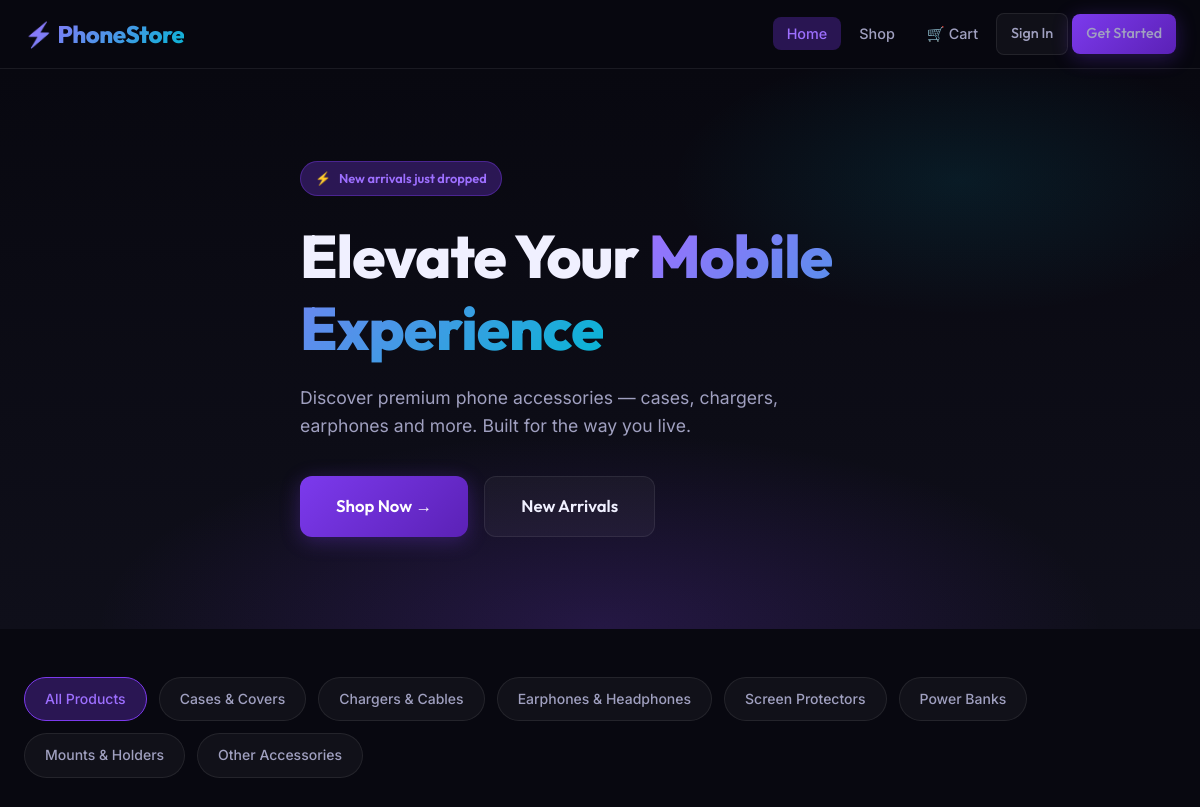
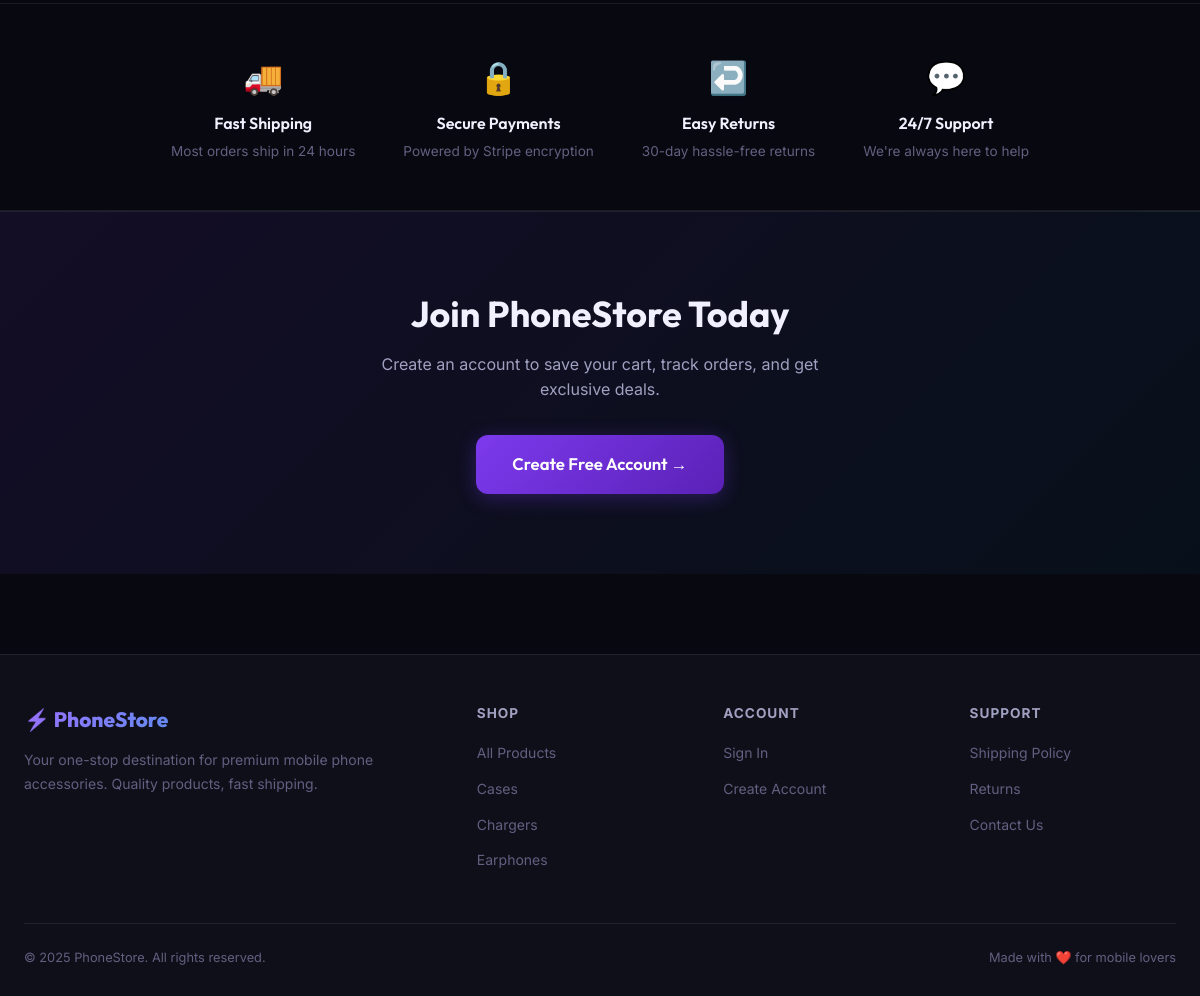
The page / on the database its author committed (2 pictures, top to bottom).
### app/models.py (models this page shows, shortened)
class Category(db.Model):
    __tablename__ = 'categories'
    id = db.Column(db.Integer, primary_key=True)
    name = db.Column(db.String(100), unique=True, nullable=False)
    products = db.relationship('Product', backref='category', lazy=True)

### app/store/routes.py (the view)
@store_bp.route('/')
def home():
    featured = Product.query.filter_by(is_featured=True, is_active=True).limit(8).all()
    categories = Category.query.all()
    new_arrivals = Product.query.filter_by(is_active=True).order_by(Product.created_at.desc()).limit(8).all()
    return render_template('store/home.html',
                           featured=featured,
                           categories=categories,
                           new_arrivals=new_arrivals)

### app/templates/store/home.html (shortened to what this page needs)
{% extends "base.html" %}
{% block content %}
<section class="hero">
  <div class="hero-bg"></div>
  <div class="container">
    <div class="hero-content">
      <div class="hero-eyebrow">
        <span>⚡</span> New arrivals just dropped
      </div>
      <h1>
        Elevate Your
        <span class="hero-gradient-text">Mobile Experience</span>
      </h1>
      <p>Discover premium phone accessories — cases, chargers, earphones and more. Built for the way you live.</p>
      <div class="hero-actions">
        <a href="{{ url_for('store.products') }}" class="btn btn-primary btn-lg">Shop Now →</a>
        <a href="{{ url_for('store.products') }}?sort=newest" class="btn btn-secondary btn-lg">New Arrivals</a>
      </div>
    </div>
  </div>
</section>
<section class="section" style="padding-top: 48px; padding-bottom: 0;">
  <div class="container">
    <div class="category-grid">
      <a href="{{ url_for('store.products') }}" class="category-pill active">All Products</a>
      {% for cat in categories %}
        <a href="{{ url_for('store.products') }}?category={{ cat.id }}" class="category-pill">{{ cat.name }}</a>
      {% endfor %}
    </div>
  </div>
</section>
<section style="padding: 48px 0; border-top: 1px solid var(--border); border-bottom: 1px solid var(--border);">
  <div class="container">
    <div style="display:flex;justify-content:center;gap:48px;flex-wrap:wrap;text-align:center;">
      {% for icon, title, desc in [
          ('🚚', 'Fast Shipping', 'Most orders ship in 24 hours'),
          ('🔒', 'Secure Payments', 'Powered by Stripe encryption'),
          ('↩️', 'Easy Returns', '30-day hassle-free returns'),
          ('💬', '24/7 Support', 'We\'re always here to help')
      ] %}
      <div>
        <div style="font-size:2rem;margin-bottom:8px;">{{ icon }}</div>
        <div style="font-family:'Outfit',sans-serif;font-weight:600;margin-bottom:4px;">{{ title }}</div>
        <div style="font-size:0.85rem;color:var(--text-muted);">{{ desc }}</div>
      </div>
      {% endfor %}
    </div>
  </div>
</section>
{% if not current_user.is_authenticated %}
<section style="padding: 80px 24px; text-align:center; background: linear-gradient(135deg, rgba(124,58,237,0.1), rgba(6,182,212,0.05)); border-top: 1px solid var(--border);">
  <div class="container">
    <h2 style="font-size:clamp(1.6rem,3vw,2.4rem);margin-bottom:16px;">Join PhoneStore Today</h2>
    <p style="color:var(--text-secondary);max-width:480px;margin:0 auto 32px;">Create an account to save your cart, track orders, and get exclusive deals.</p>
    <a href="{{ url_for('auth.register') }}" class="btn btn-primary btn-lg">Create Free Account →</a>
  </div>
</section>
{% endif %}
{% endblock %}

### app/templates/base.html (shortened to what this page needs)
<!DOCTYPE html>
<html lang="en">
<head>
  <link rel="stylesheet" href="{{ url_for('static', filename='css/style.css') }}" />
</head>
<body>
<nav class="navbar" role="navigation" aria-label="Main navigation">
  <div class="navbar-inner">
    <a href="{{ url_for('store.home') }}" class="navbar-brand">⚡ PhoneStore</a>
    <ul class="navbar-nav" id="navbar-nav">
      <li><a href="{{ url_for('store.home') }}" {% if request.endpoint == 'store.home' %}class="active"{% endif %}>Home</a></li>
      <li><a href="{{ url_for('store.products') }}" {% if request.endpoint == 'store.products' %}class="active"{% endif %}>Shop</a></li>
      {% if current_user.is_authenticated %}
        <li>
          <a href="{{ url_for('store.cart') }}" class="cart-link">
            🛒 Cart
            {% set cart_count = current_user.cart_items | length %}
            <span id="cart-count" class="cart-badge" style="{{ 'display:none' if cart_count == 0 else '' }}">{{ cart_count }}</span>
          </a>
        </li>
        <li><a href="{{ url_for('store.orders') }}">My Orders</a></li>
        {% if current_user.is_admin %}
          <li><a href="{{ url_for('admin.dashboard') }}" class="btn btn-outline btn-sm">⚙️ Admin</a></li>
        {% endif %}
        <li><a href="{{ url_for('auth.logout') }}" class="btn btn-secondary btn-sm">Sign Out</a></li>
      {% else %}
        <li>
          <a href="{{ url_for('store.cart') }}" class="cart-link">
            🛒 Cart
          </a>
        </li>
        <li><a href="{{ url_for('auth.login') }}" class="btn btn-secondary btn-sm">Sign In</a></li>
        <li><a href="{{ url_for('auth.register') }}" class="btn btn-primary btn-sm">Get Started</a></li>
      {% endif %}
    </ul>
  </div>
</nav>
<main>
  {% block content %}{% endblock %}
</main>
<footer class="footer">
  <div class="footer-grid">
    <div>
      <div class="footer-brand">⚡ PhoneStore</div>
      <p class="footer-desc">Your one-stop destination for premium mobile phone accessories. Quality products, fast shipping.</p>
    </div>
    <div>
      <div class="footer-heading">Shop</div>
      <ul class="footer-links">
        <li><a href="{{ url_for('store.products') }}">All Products</a></li>
        <li><a href="{{ url_for('store.products') }}?category=1">Cases</a></li>
        <li><a href="{{ url_for('store.products') }}?category=2">Chargers</a></li>
        <li><a href="{{ url_for('store.products') }}?category=3">Earphones</a></li>
      </ul>
    </div>
    <div>
      <div class="footer-heading">Account</div>
      <ul class="footer-links">
        {% if current_user.is_authenticated %}
          <li><a href="{{ url_for('store.orders') }}">My Orders</a></li>
          <li><a href="{{ url_for('store.cart') }}">My Cart</a></li>
          <li><a href="{{ url_for('auth.logout') }}">Sign Out</a></li>
        {% else %}
          <li><a href="{{ url_for('auth.login') }}">Sign In</a></li>
          <li><a href="{{ url_for('auth.register') }}">Create Account</a></li>
        {% endif %}
      </ul>
    </div>
    <div>
      <div class="footer-heading">Support</div>
      <ul class="footer-links">
        <li><a href="#">Shipping Policy</a></li>
        <li><a href="#">Returns</a></li>
        <li><a href="#">Contact Us</a></li>
      </ul>
    </div>
  </div>
  <div class="footer-bottom">
    <span>© 2025 PhoneStore. All rights reserved.</span>
    <span>Made with ❤️ for mobile lovers</span>
  </div>
</footer>
</body>
</html>

### rows shown on the page
Category: name "Cases & Covers"
Category: name "Chargers & Cables"
Category: name "Earphones & Headphones"
Category: name "Screen Protectors"
Category: name "Power Banks"
Category: name "Mounts & Holders"
Category: name "Other Accessories"

### other values the page prints
{{ icon }} "🚚" "🔒" "↩️" "💬"
{{ title }} "Fast Shipping" "Secure Payments" "Easy Returns" "24/7 Support"
{{ desc }} "Most orders ship in 24 hours" "Powered by Stripe encryption" "30-day hassle-free returns" "We're always here to help"
